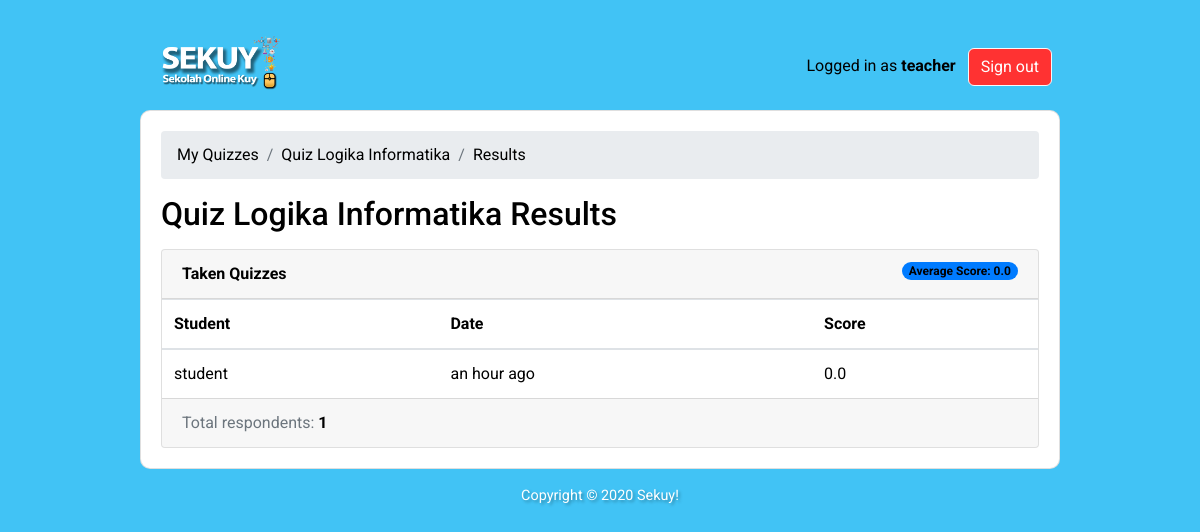
/teachers/quiz/1/results/ (signed in), run on the app's committed database.
### classroom/models.py (models this page shows, shortened)
class User(AbstractUser):
    is_student = models.BooleanField(default=False)
    is_teacher = models.BooleanField(default=False)

class Quiz(models.Model):
    owner = models.ForeignKey(User, on_delete=models.CASCADE, related_name='quizzes')
    name = models.CharField(max_length=255)
    subject = models.ForeignKey(Subject, on_delete=models.CASCADE, related_name='quizzes')

class TakenQuiz(models.Model):
    student = models.ForeignKey(Student, on_delete=models.CASCADE, related_name='taken_quizzes')
    quiz = models.ForeignKey(Quiz, on_delete=models.CASCADE, related_name='taken_quizzes')
    score = models.FloatField()
    date = models.DateTimeField(auto_now_add=True)

class Student(models.Model):
    user = models.OneToOneField(User, on_delete=models.CASCADE, primary_key=True)
    quizzes = models.ManyToManyField(Quiz, through='TakenQuiz')
    interests = models.ManyToManyField(Subject, related_name='interested_students')

### classroom/views/teachers.py (the view)
# urls.py: path('quiz/<int:pk>/results/', teachers.QuizResultsView.as_view(), name='quiz_results'),
@method_decorator([login_required, teacher_required], name='dispatch')
class QuizResultsView(DetailView):
    model = Quiz
    context_object_name = 'quiz'
    template_name = 'classroom/teachers/quiz_results.html'
    def get_context_data(self, **kwargs):
        quiz = self.get_object()
        taken_quizzes = quiz.taken_quizzes.select_related('student__user').order_by('-date')
        total_taken_quizzes = taken_quizzes.count()
        quiz_score = quiz.taken_quizzes.aggregate(average_score=Avg('score'))
        extra_context = {
            'taken_quizzes': taken_quizzes,
            'total_taken_quizzes': total_taken_quizzes,
            'quiz_score': quiz_score
        }
        kwargs.update(extra_context)
        return super().get_context_data(**kwargs)
    def get_queryset(self):
        return self.request.user.quizzes.all()

### classroom/templates/classroom/teachers/quiz_results.html
{% extends 'base.html' %}
{% load crispy_forms_tags humanize %}
{% block content %}
  <nav aria-label="breadcrumb">
    <ol class="breadcrumb">
      <li class="breadcrumb-item"><a href="{% url 'teachers:quiz_change_list' %}">My Quizzes</a></li>
      <li class="breadcrumb-item"><a href="{% url 'teachers:quiz_change' quiz.pk %}">{{ quiz.name }}</a></li>
      <li class="breadcrumb-item active" aria-current="page">Results</li>
    </ol>
  </nav>
  <h2 class="mb-3">{{ quiz.name }} Results</h2>
  <div class="card">
    <div class="card-header">
      <strong>Taken Quizzes</strong>
      <span class="badge badge-pill badge-primary float-right">Average Score: {{ quiz_score.average_score|default_if_none:0.0 }}</span>
    </div>
    <table class="table mb-0">
      <thead>
        <tr>
          <th>Student</th>
          <th>Date</th>
          <th>Score</th>
        </tr>
      </thead>
      <tbody>
        {% for taken_quiz in taken_quizzes %}
          <tr>
            <td>{{ taken_quiz.student.user.username }}</td>
            <td>{{ taken_quiz.date|naturaltime }}</td>
            <td>{{ taken_quiz.score }}</td>
          </tr>
        {% endfor %}
      </tbody>
    </table>
    <div class="card-footer text-muted">
      Total respondents: <strong>{{ total_taken_quizzes }}</strong>
    </div>
  </div>
{% endblock %}

### templates/base.html (shortened to what this page needs)
{% load static %}
<!doctype html>
<html lang="en">
  <head>
    <link rel="stylesheet" href="https://maxcdn.bootstrapcdn.com/bootstrap/4.0.0/css/bootstrap.min.css">
    <link rel="stylesheet" type="text/css" href="{% static 'vendor/fontello-2f186091/css/fontello.css' %}">
    <link rel="stylesheet" type="text/css" href="{% static 'css/app.css' %}">
    {% if user.is_authenticated and user.is_teacher %}
      <link rel="stylesheet" type="text/css" href="{% static 'css/teachers.css' %}">
    {% else %}
      <link rel="stylesheet" type="text/css" href="{% static 'css/students.css' %}">
    {% endif %}
  </head>
  <body>
    <div class="container my-4">
      <div class="row justify-content-center">
        <div class="col-md-10 col-sm-12">
          <div class="row">
            <div class="col-6">
              <h1 class="logo">
                <a href="{% url 'home' %}"><img style="width: 20vh;" src="{% static 'img/logo-sekuy.png' %}" alt="logo"></img></a>
              </h1>
            </div>
            <div class="col-6 text-right">
              {% if user.is_authenticated %}
                <p class="pt-3">Logged in as <strong>{{ user.username }}</strong>
                <a style="align-self: center; background: #FF3232 !important; color: white !important; margin: 1vh; border-radius: 6px;" href="{% url 'logout' %}" class="btn btn-light" role="button">Sign out</a></p>
              {% else %}
                <a style="margin: 3vh 1vh 0vh 1vh; border-radius: 6px;" href="{% url 'login' %}" class="btn btn-light" role="button">Sign in</a>
                <a style="margin: 3vh 1vh 0vh 1vh; border-radius: 6px; color: white !important" href="{% url 'signup' %}" class="btn btn-primary" role="button">Sign up</a>
              {% endif %}
            </div>
          </div>
          <div style="border-radius: 10px;" class="card mb-3">
            <div class="card-body">
              {% block content %}
              {% endblock %}
            </div>
          </div>
          <footer>
            <p style='text-align: center; color: white !important; text-shadow: 2px 2px 3px rgba(0, 0, 0, 0.30);'>Copyright © 2020 Sekuy!</p>
          </footer>
        </div>
      </div>
    </div>
  </body>
</html>

### static/css/app.css (style rules this page uses)
html * { color: #000000 !important; font-family: 'Roboto', sans-serif; }
footer { font-size: .9rem; }

### static/css/teachers.css (style rules this page uses)
body { background-color: #41C3F5; }

### data on the page
User: username "teacher"
Quiz: name "Quiz Logika Informatika"
TakenQuiz: student.user.username "student", date "an hour ago", score "0.0"

### other printed values
{{ quiz_score.average_score|default_if_none:0.0 }} "0.0"
{{ total_taken_quizzes }} "1"
